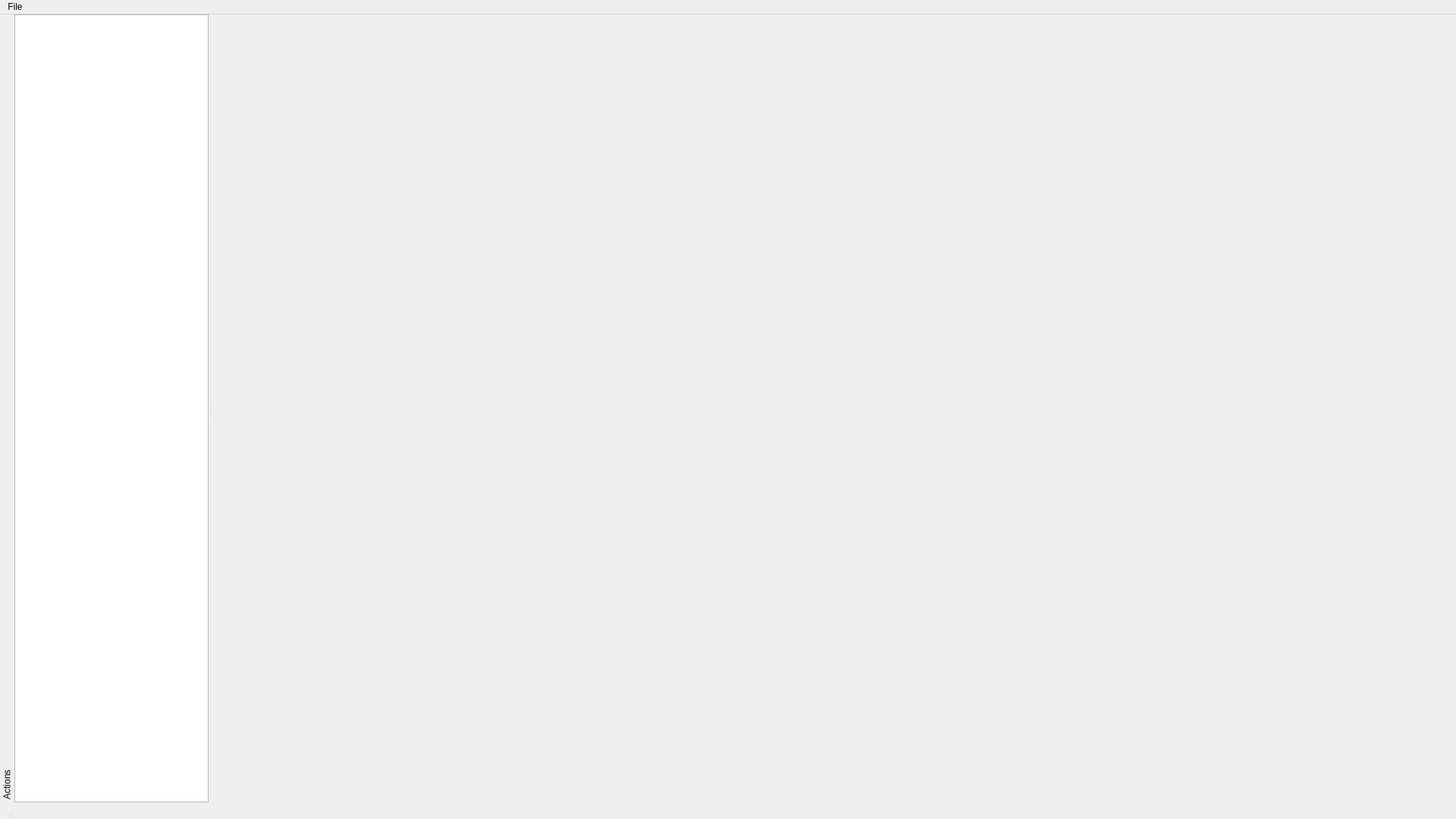
<?xml version="1.0" encoding="UTF-8"?>
<ui version="4.0">
 <class>MainWindow</class>
 <widget class="QMainWindow" name="MainWindow">
  <property name="geometry">
   <rect>
    <x>0</x>
    <y>0</y>
    <width>1920</width>
    <height>1080</height>
   </rect>
  </property>
  <property name="minimumSize">
   <size>
    <width>800</width>
    <height>600</height>
   </size>
  </property>
  <property name="windowTitle">
   <string>H3 Main Window</string>
  </property>
  <property name="windowIcon">
   <iconset resource="H3.qrc">
    <normaloff>:/images/H3.png</normaloff>:/images/H3.png</iconset>
  </property>
  <widget class="QWidget" name="centralwidget">
   <layout class="QGridLayout" name="gridLayout">
    <item row="0" column="0">
     <spacer name="horizontalSpacer">
      <property name="orientation">
       <enum>Qt::Horizontal</enum>
      </property>
      <property name="sizeHint" stdset="0">
       <size>
        <width>40</width>
        <height>20</height>
       </size>
      </property>
     </spacer>
    </item>
   </layout>
  </widget>
  <widget class="QMenuBar" name="menubar">
   <property name="geometry">
    <rect>
     <x>0</x>
     <y>0</y>
     <width>1920</width>
     <height>38</height>
    </rect>
   </property>
   <widget class="QMenu" name="menuFile">
    <property name="title">
     <string>File</string>
    </property>
   </widget>
   <addaction name="menuFile"/>
  </widget>
  <widget class="QStatusBar" name="statusbar">
   <property name="sizePolicy">
    <sizepolicy hsizetype="Fixed" vsizetype="Fixed">
     <horstretch>0</horstretch>
     <verstretch>0</verstretch>
    </sizepolicy>
   </property>
   <property name="baseSize">
    <size>
     <width>800</width>
     <height>600</height>
    </size>
   </property>
  </widget>
  <widget class="QDockWidget" name="Actions">
   <property name="sizePolicy">
    <sizepolicy hsizetype="Expanding" vsizetype="Expanding">
     <horstretch>0</horstretch>
     <verstretch>0</verstretch>
    </sizepolicy>
   </property>
   <property name="floating">
    <bool>false</bool>
   </property>
   <property name="features">
    <set>QDockWidget::DockWidgetVerticalTitleBar</set>
   </property>
   <property name="allowedAreas">
    <set>Qt::LeftDockWidgetArea|Qt::RightDockWidgetArea</set>
   </property>
   <property name="windowTitle">
    <string>Actions</string>
   </property>
   <property name="kn" stdset="0">
    <cursorShape>SplitHCursor</cursorShape>
   </property>
   <attribute name="dockWidgetArea">
    <number>1</number>
   </attribute>
   <widget class="QWidget" name="dockWidgetContents_2">
    <layout class="QVBoxLayout" name="verticalLayout">
     <property name="spacing">
      <number>0</number>
     </property>
     <property name="margin">
      <number>0</number>
     </property>
     <item>
      <widget class="QTreeView" name="treeView">
       <property name="headerHidden">
        <bool>true</bool>
       </property>
      </widget>
     </item>
    </layout>
   </widget>
  </widget>
 </widget>
 <resources>
  <include location="H3.qrc"/>
 </resources>
 <connections/>
</ui>
